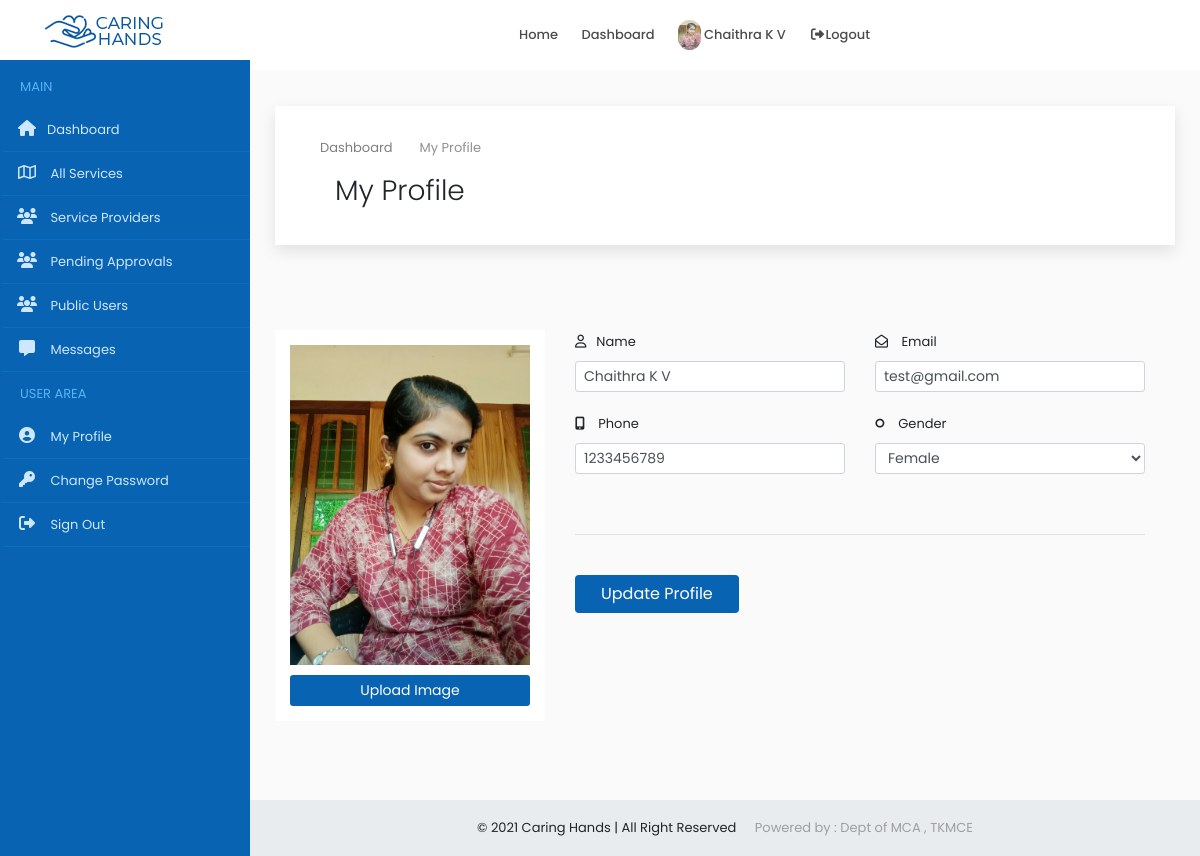
/profile/ (signed in), run on the app's committed database.
### accounts/models.py (models this page shows, shortened)
class Users(models.Model):
    user = models.ForeignKey(User,on_delete=models.CASCADE)
    name = models.CharField(max_length=150)
    email = models.EmailField(max_length=200,null=True, blank=True)
    organization = models.CharField(max_length=250,null=True, blank=True)
    mob = models.CharField(max_length=12)
    sex = models.CharField(max_length=10,choices=gender,default='Male')
    house = models.CharField(max_length=100,null=True, blank=True)
    street1 =models.CharField(max_length=100,null=True, blank=True)
    street2 =models.CharField(max_length=100,null=True, blank=True)
    city = models.CharField(max_length=100,null=True, blank=True)
    district = models.CharField(max_length=100,null=True, blank=True)
    state = models.CharField(max_length=100,null=True,choices=states, blank=True)
    pin = models.CharField(max_length=100,null=True,blank=True)
    age = models.IntegerField(null=True, blank=True)
    type = models.CharField(max_length=20,choices=user_type)
    approval = models.CharField(max_length=20,choices=approval_choices,default='Pending')
    document = models.FileField(upload_to='documents',null=True, blank=True)
    profile_picture = models.FileField(upload_to='dp',default='assets/img/user3.png')

### accounts/views.py (the view, shortened to what this page needs)
# urls.py: path('profile/',MyProfile.as_view(), name='profile'),
class MyProfile(View):
    def get(self,request):
        user = request.user
        if user.is_authenticated:
            account = Users.objects.get(user=user)
            if account.type == 'admin':
                form = AdminProfileEditForm(instance=account)
            elif account.type == 'service_provider':
                form = ServiceProviderProfileEditForm(instance=account)
            else:
                form = PublicProfileEditForm(instance=account)
            picform = UpdatePic()
            context = {'form': form, 'account': account,'picform': picform}
            return render(request,'common/edit_profile.html',context)
        else:
            return redirect('logout')

### accounts/forms.py
class AdminProfileEditForm(ModelForm):
    class Meta:
        model = Users
        fields = ['name','email','mob','sex']

class UpdatePic(ModelForm):
    class Meta:
        model = Users
        fields = ['profile_picture']

### accounts/templates/common/edit_profile.html (shortened to what this page needs)
{% extends 'common/dashboard_main.html' %}
{% load static %}
{% block content %}
{% include 'common/header.html' %}
{% if account.type == 'admin' %}
    {% include 'admin/sidenav.html' %}
{% elif account.type == 'service_provider' %}
    {% include 'provider/sidenav.html' %}
{% elif account.type == 'public' %}
    {% include 'user/sidenav.html' %}
{% endif %}
<div class="content-wrapper">
<div class="container-fluid overflow-hidden">
    <div class="row margin-tb-90px margin-lr-10px sm-mrl-0px">
        <div id="page-title" class="padding-30px background-white full-width box-shadow">
            <div class="container">
                <ol class="breadcrumb opacity-5">
                    <li><a href="{% url 'home' %}">Dashboard</a></li>
                    <li class="active">My Profile</li>
                </ol>
                <div class="container-fluid">
                    <div class="row">
                        <div class="col-6">
                            <h1 class="font-weight-300">My Profile</h1>
                        </div>
                        <div class="col-6">
                        </div>
                    </div>
                </div>
            </div>
        </div>
        <div class="container-fluid">
            <div class="row" style="margin-top:40px">
                <div class="row margin-tb-45px full-width">
                    <div class="col-md-4">
                        <div class="padding-15px background-white">
                            <a href="#" class="d-block margin-bottom-10px"><img src="{{account.profile_picture.url}}" alt=""></a>
                            <a href="#" class="btn btn-sm  text-white background-main-color btn-block" data-toggle="modal" data-target="#changepic">Upload Image</a>
                        </div>
                    </div>
                                {% load widget_tweaks %}
                    <div class="col-md-8">
                        <form method="post" action>
                        <div class="row">
                            {% if account.type == 'admin' %}
                            <div class="col-md-6 margin-bottom-20px">
                                <label><i class="far fa-user margin-right-10px"></i>Name</label>
                                {% load widget_tweaks %}
                                {% render_field form.name type="text" class="form-control form-control-sm" required="true" %}
                            </div>
                            <div class="col-md-6 margin-bottom-20px">
                                <label><i class="far fa-envelope-open margin-right-10px"></i> Email</label>
                                {% render_field form.email type="email" class="form-control form-control-sm" required="true" %}
                            </div>
                            <div class="col-md-6 margin-bottom-20px">
                                <label><i class="fas fa-mobile-alt margin-right-10px"></i> Phone</label>
                                {% render_field form.mob type="number" class="form-control form-control-sm" required="true" %}
                            </div>
                            <div class="col-md-6">
                                <label><i class="fas fa-genderless margin-right-10px"></i> Gender</label>
                                {% render_field form.sex  class="form-control form-control-sm" required="true" %}
                            </div>
                            {% elif account.type == 'service_provider' %}
                                {% load widget_tweaks %}
                            {% elif account.type == 'public' %}
                                {% load widget_tweaks %}
                            {% endif %}
                        </div>
                        <hr class="margin-tb-40px">
                        <button type="submit" class="btn btn-md padding-lr-25px  text-white background-main-color btn-inline-block">Update Profile</button>
                            </form>
                    </div>
                </div>
            </div>
        </div>
    </div>
</div>
{% include 'common/small_footer.html' %}
</div>
{% endblock %}

### accounts/templates/common/header.html (shortened to what this page needs)
{% load static %}
<header>
    <div id="fixed-header-dark" class="header-output fixed-header" style="background-color: white;">
        <div class="container header-in">
            <div class="row">
                <div class="col-lg-2 col-md-12">
                    <a id="logo" href="{% url 'index' %}" class="d-inline-block margin-tb-15px"><img
                            src="{% static 'assets/img/logo-1.png' %}" alt=""></a>
                </div>
                <div class="col-lg-7 col-md-12 position-inherit">
                    <ul id="menu-main" class="nav-menu float-lg-right link-padding-tb-20px">
                        <li><a href="{% url 'index' %}">Home</a>
                        </li>
                        <li><a href="{% url 'home' %}">Dashboard</a>
                        </li>
                        {% if request.user.is_authenticated %}
                        <li><a href="{% url 'home' %}"><img src="{{account.profile_picture.url}}" class="height-30px border-radius-30" alt=""> {{account.name|title}}</a></li>
                        <li><a href="{% url 'logout' %}" data-toggle="modal" data-target="#exampleModal"><i class="fa fa-fw fa-sign-out-alt"></i>Logout</a></li>
                        {% else %}
                        <li><a href="{% url 'login' %}"><i class="far fa-user"></i> Login</a></li>
                        {% endif %}
                    </ul>
                </div>
                <div class="col-lg-3 col-md-12">
                </div>
            </div>
        </div>
    </div>
</header>

### static/assets/css/colors/main.css (style rules this page uses)
.background-main-color { background-color: #0864b2; }

### static/assets/css/sb-admin.css (style rules this page uses)
html { position: relative; min-height: 100%; }
body { overflow-x: hidden; }
.content-wrapper { min-height: calc(100vh - 56px); padding-top: 1rem; }
.content-wrapper { overflow-x: hidden; }
@media (min-width: 992px) { .content-wrapper { margin-left: 250px; } }

### data on the page
Users: profile_picture (picture), name "Chaithra K V", email "test@gmail.com", mob "1233456789", sex "Female"
